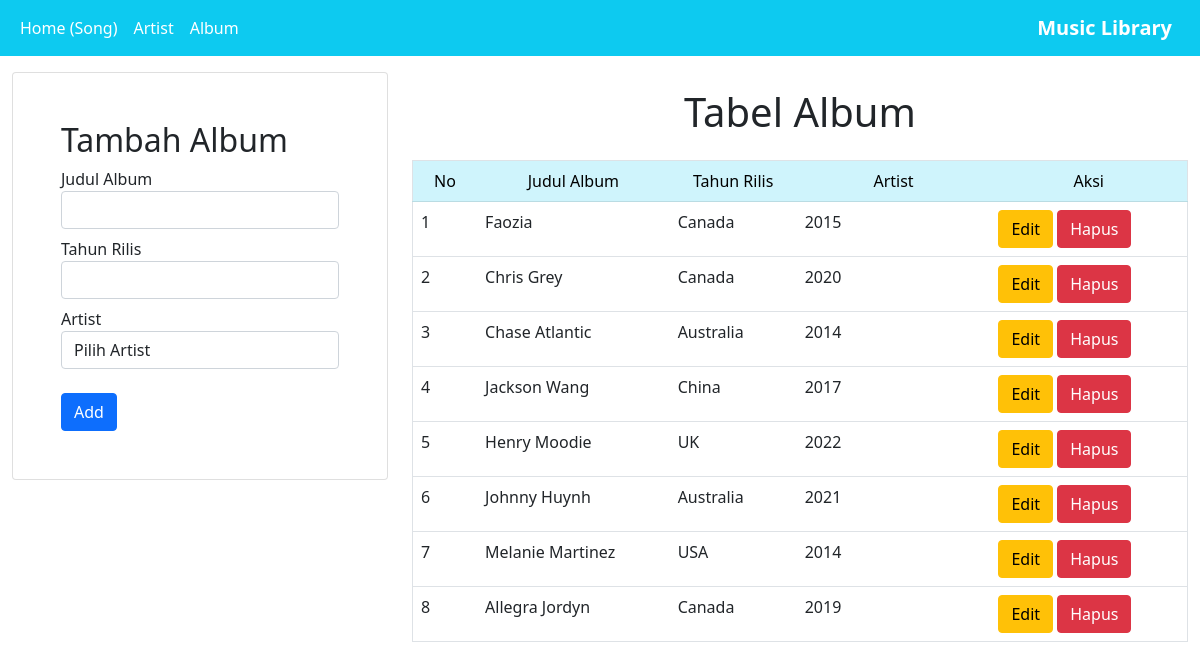
/album.php, run on the app's committed database.
### tables this page shows
CREATE TABLE `artist` (
  `id` int(11) NOT NULL,
  `name` varchar(100) NOT NULL,
  `country` varchar(100) DEFAULT NULL,
  `debut_year` int(11) DEFAULT NULL,
  `genre` varchar(100) DEFAULT NULL
);

### controllers/AlbumController.php (called while the page is built, shortened)
<?php
include_once("models/Album.php");
include_once("views/AlbumView.php");
class AlbumController
{
  private $album;
  function __construct()
  {
    $this->album = new Album(Config::$db_host, Config::$db_user, Config::$db_pass, Config::$db_name);
  }
  public function index()
  {
    $this->album->open();
    $this->album->getAlbum();
    $this->album->getArtist();
    $data = array('album' => array(), 'artist' => array());
    while ($row = $this->album->getResult()) {
      array_push($data['album'], $row);
    }
    $this->album->getArtist();
    while ($row = $this->album->getResult()) {
      array_push($data['artist'], $row);
    }
    $view = new AlbumView();
    $view->render($data);
  }
}

### views/AlbumView.php (the view, shortened to what this page needs)
<?php
class AlbumView
{
  public function render($data)
  {
    $no = 1;
    $dataAlbum = null;
    foreach ($data['album'] as $val) {
      list($id, $title, $release_year, $artist_name) = $val;
      $dataAlbum .= "<tr>
                    <td>" . $no++ . "</td>
                    <td>" . $title . "</td>
                    <td>" . $release_year . "</td>
                    <td>" . $artist_name . "</td>
                    <td>
                    <a href='album.php?id_edit=" . $id .  "' class='btn btn-warning''>Edit</a>
                    <a href='album.php?id_hapus=" . $id . "' class='btn btn-danger''>Hapus</a>
                    </td>
                    </tr>";
    }
  }
}

### data on the page
artist: name "Faozia", country "Canada", debut_year "2015"
artist: name "Chris Grey", country "Canada", debut_year "2020"
artist: name "Chase Atlantic", country "Australia", debut_year "2014"
artist: name "Jackson Wang", country "China", debut_year "2017"
artist: name "Henry Moodie", country "UK", debut_year "2022"
artist: name "Johnny Huynh", country "Australia", debut_year "2021"
artist: name "Melanie Martinez", country "USA", debut_year "2014"
artist: name "Allegra Jordyn", country "Canada", debut_year "2019"
